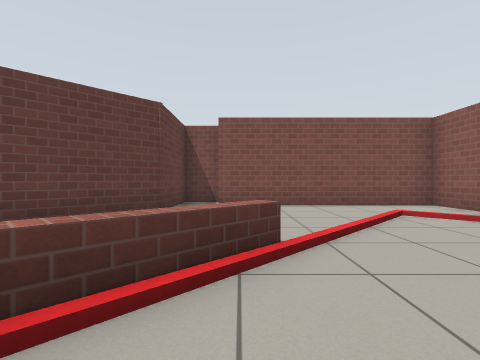
View 1 (above)

17 first-person views from a walk through a robot-simulator world made for Gazebo. The camera is 0.72 m above the floor, looks level and sees 85° across. The floor is counted in squares, 1 m on a side. Each view is taken from the middle of a square. On the plan, view 1 faces up. The plan holds only what a view shows up to about 9 squares ahead; the rest is blank. The place goes on beyond the plan. Robots are left out. Simple patterns stand in for the simulator's built-in surfaces.

View 2
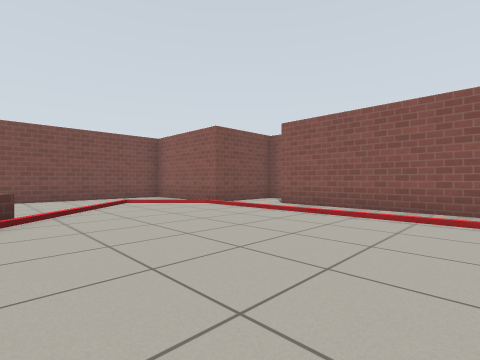

View 3
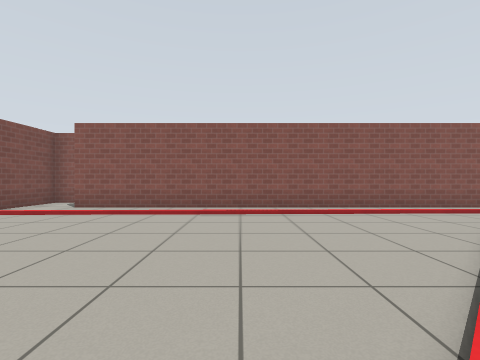

View 4
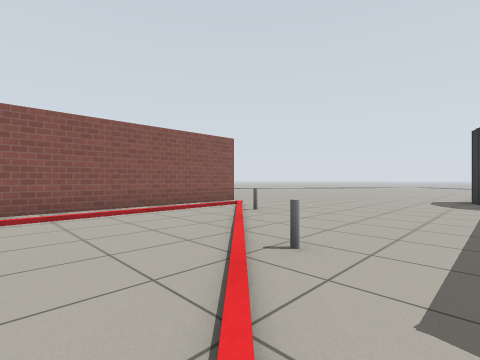

View 5
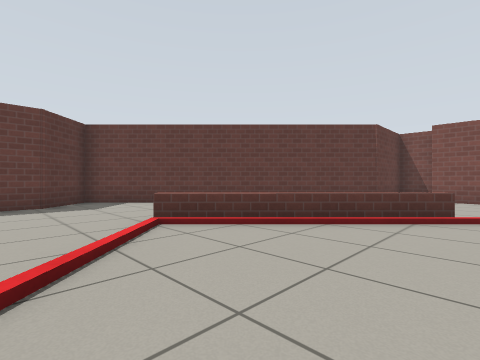

View 6
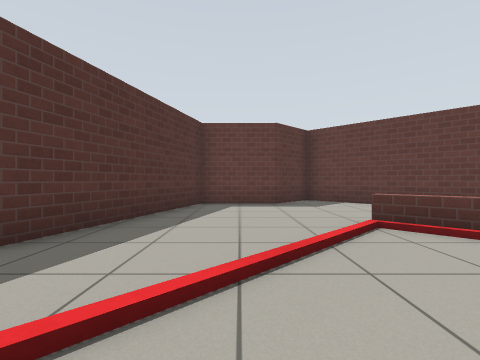

View 7
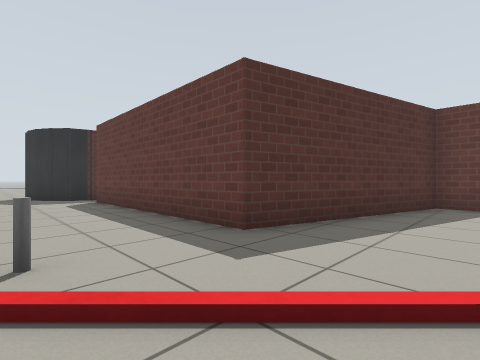

View 8
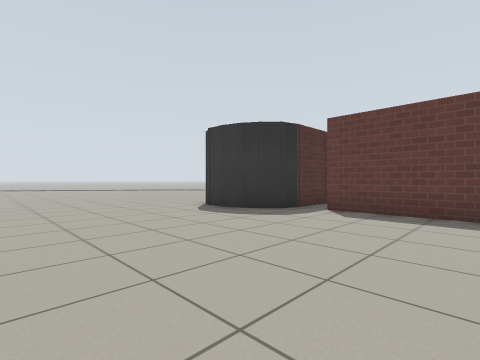

View 9
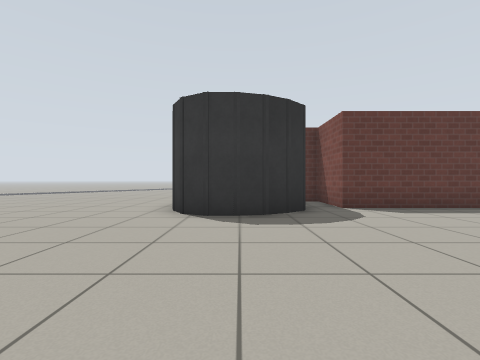

View 10
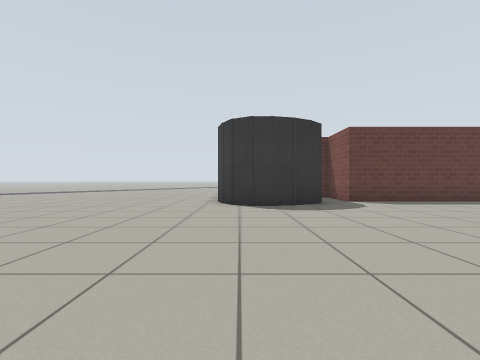

View 11
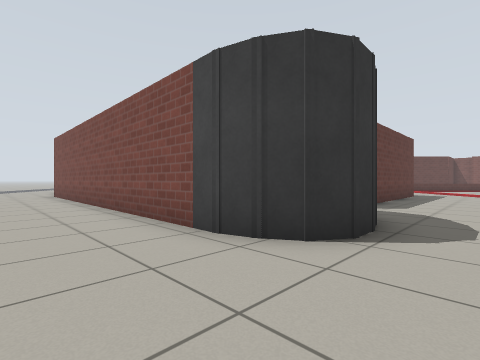

View 12
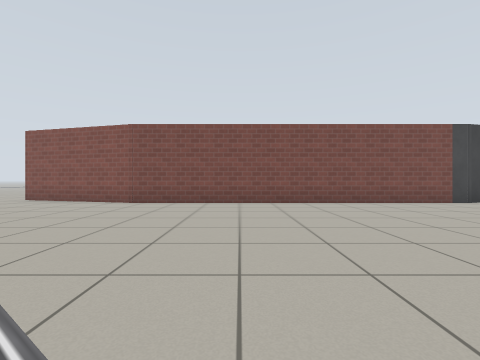

View 13
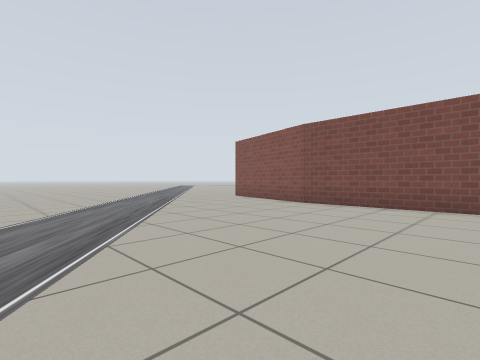

View 14
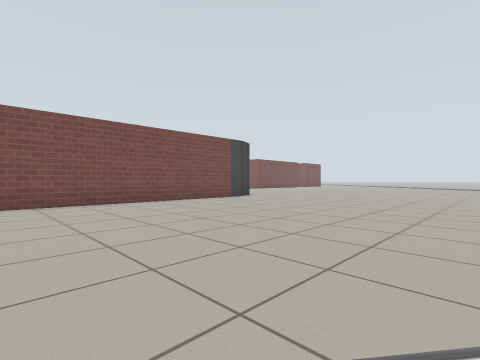

View 15
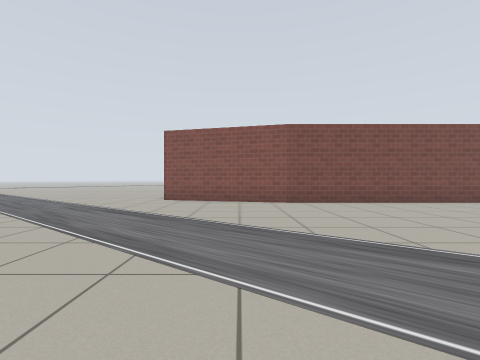

View 16
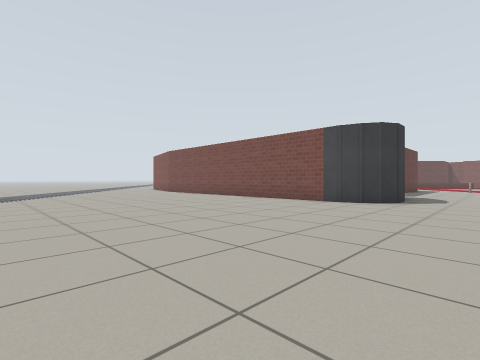

View 17
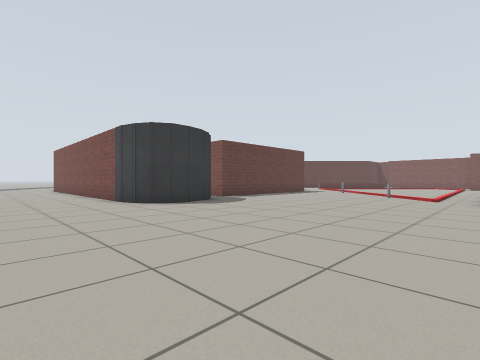

### Floor plan
Points are (right, up) in squares from view 1. A wall is a line through its corners. A room is listed if a view was taken in it or the views show most of it. See-through windows are left out.
Room 1 (views 1, 2, 3, 4, 5, 6, 7, 8, 9, 10, 11, 12, 13, 14, 15, 16, 17)
walls: (-1.9, -13.3) (-1.2, -13.5) (-0.5, -14.2) (-0.2, -15.2); (-3.4, -13.3) (-1.7, -13.3); (-0.8, -13.8) (-0.3, -14.7) (-0.3, -15.7) (-0.6, -16.2) (-1.3, -16.6); (-1, -16.5) (-1.9, -16.7); (-1.7, -16.7) (-12.6, -16.7); (6.7, -10.1) (6.7, 1.9); (-12.4, -16.7) (-15.1, -16); (7.5, 3.6) (5.5, 3.6) (5.5, 4.3); (5.5, 6) (5.5, 7.4) (-0.6, 7.4); (-0.6, 8.6) (-1.7, 8.6) (-1.7, 6.1) (-8.4, -0.6) (-7.1, -1.8) (-7.1, -4.2) (-1.7, -5.6) (-1.7, -12.4) (-3.8, -12.4) (-3.8, -12.9)
low walls: (-0.6, 1.4) (-2.9, -0.9) (-2.5, -1.4); (0.5, 2.6) (-0.5, 1.5); (0.5, 2.8) (-3.1, -0.8)
ways out: opening at (-17.5, -17)
objects: grey pole (1, -6); other object (4, -8)

Where each view was taken, in squares from view 1:
view 1: 0 up, 0 right, facing up
view 2: 3 down, 0 right, facing up-right
view 3: 3 down, 1 left, facing right
view 4: 3 down, 1 left, facing down-right
view 5: 3 down, 1 right, facing up-left
view 6: 3 down, 1 right, facing left
view 7: 3 down, 1 right, facing down-left
view 8: 9 down, 5 right, facing down-left
view 9: 15 down, 5 right, facing left
view 10: 16 down, 7 right, facing left
view 11: 19 down, 1 right, facing up-left
view 12: 25 down, 9 left, facing up
view 13: 24 down, 8 left, facing up-left
view 14: 25 down, 10 left, facing up-right
view 15: 25 down, 14 left, facing up
view 16: 25 down, 2 right, facing up-left
view 17: 20 down, 7 right, facing up-left
